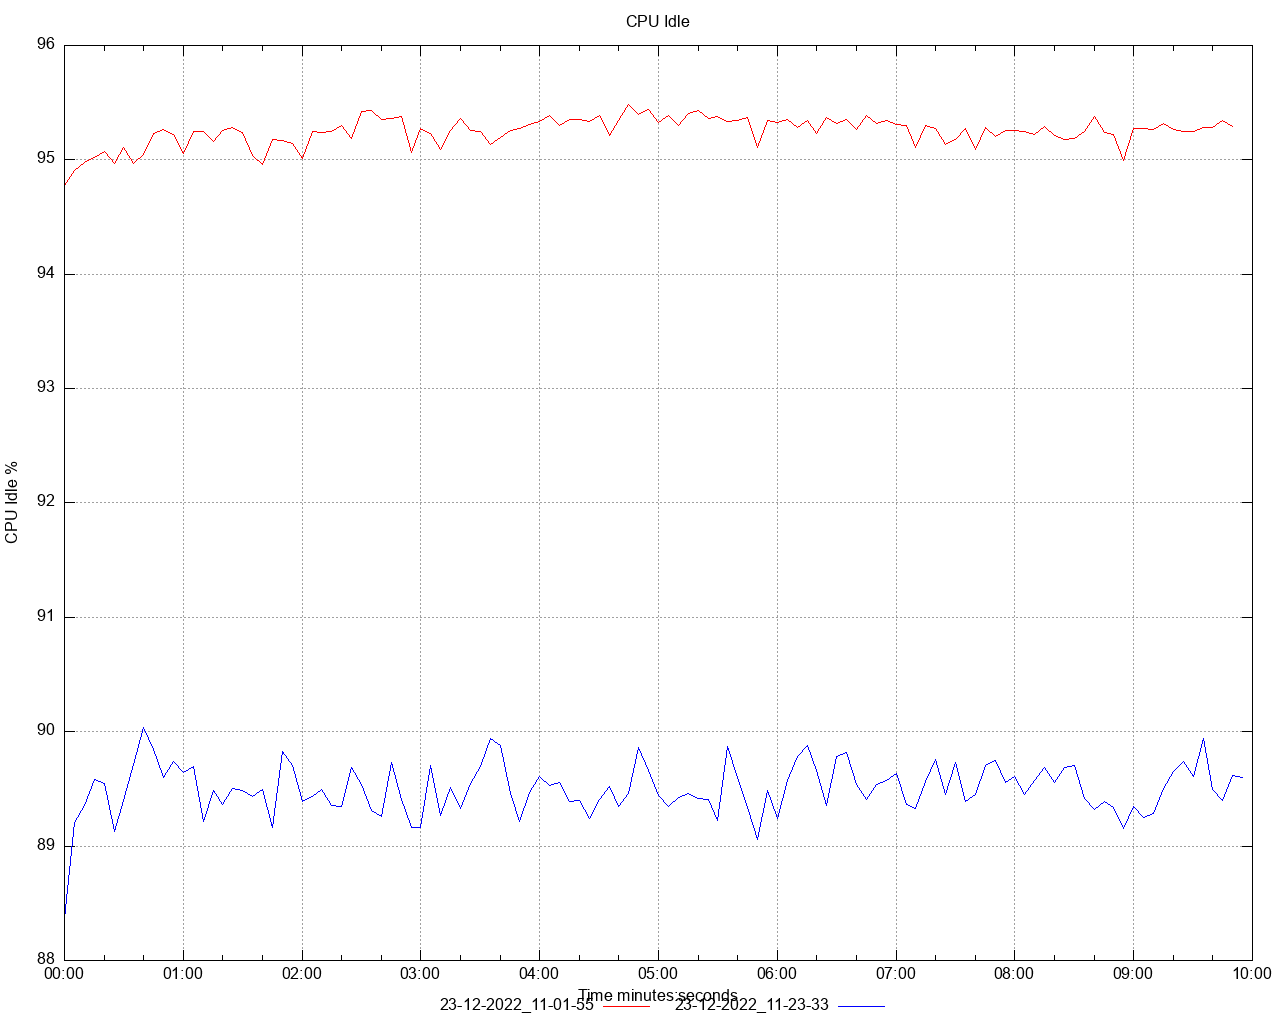

Reproduce this figure in gnuplot.
set title 'CPU Idle' noenhanced
set style data lines
set datafile separator ","
set terminal png size 1280,1024
set grid
set key below
set xdata time
set timefmt "%s"
offset = 0
t0(x)=(offset=($0==0) ? x : offset, x - offset)
set xlabel 'Time minutes:seconds'
set ylabel 'CPU Idle %'
set output '/Users/ahmet.mircik/Workspace/python/hazelcast-simulator/offload-benchmarks/report/dstat/cpu_idle_A4.png'
plot \
   '/Users/ahmet.mircik/Workspace/python/hazelcast-simulator/offload-benchmarks/report/data/cpu_idle_A4_1.data' using (t0(timecolumn(1))):2 title "23-12-2022_11-01-55" noenhanced lt rgb "red", \
   '/Users/ahmet.mircik/Workspace/python/hazelcast-simulator/offload-benchmarks/report/data/cpu_idle_A4_2.data' using (t0(timecolumn(1))):2 title "23-12-2022_11-23-33" noenhanced lt rgb "blue", \
